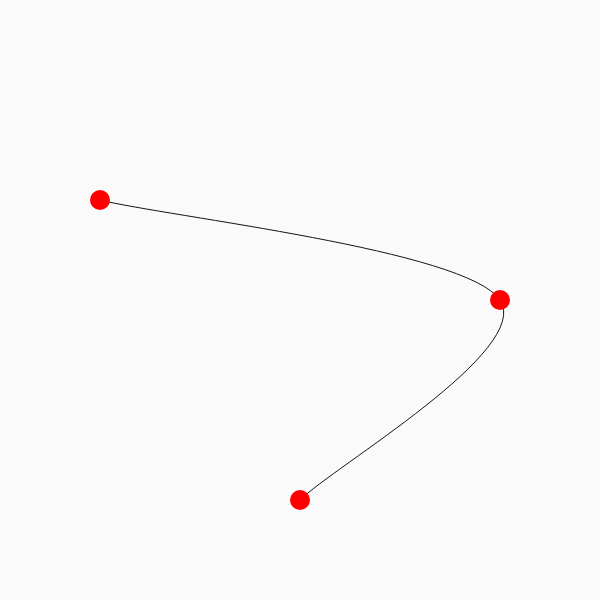
Frame 1 (no input)
Frame 60 (no input): identical to frame 1, image omitted
Frame 120 (the mouse pressed at the canvas centre since frame 60): identical to frame 1, image omitted

The p5.js sketch that drew this single still picture (run headless with seeded random() and noise() and a simulated clock; from frame 60 on, the mouse is pressed at the canvas centre):

// p5.js sketch
// ── sketch.js
function setup() {
  createCanvas(600, 600);
}

function draw() {
  background(250);

  //draw curves
  stroke(20);
  noFill();
  beginShape();
  curveVertex(100, 200);
  curveVertex(100, 200);
  curveVertex(500, 300);
  curveVertex(300, 500);
  curveVertex(300, 500);
  endShape();

  //draw red ellipses at the control points
  noStroke();
  fill(255, 0, 0);
  ellipse(100, 200, 20, 20);
  ellipse(500, 300, 20, 20);
  ellipse(300, 500, 20, 20);
}
